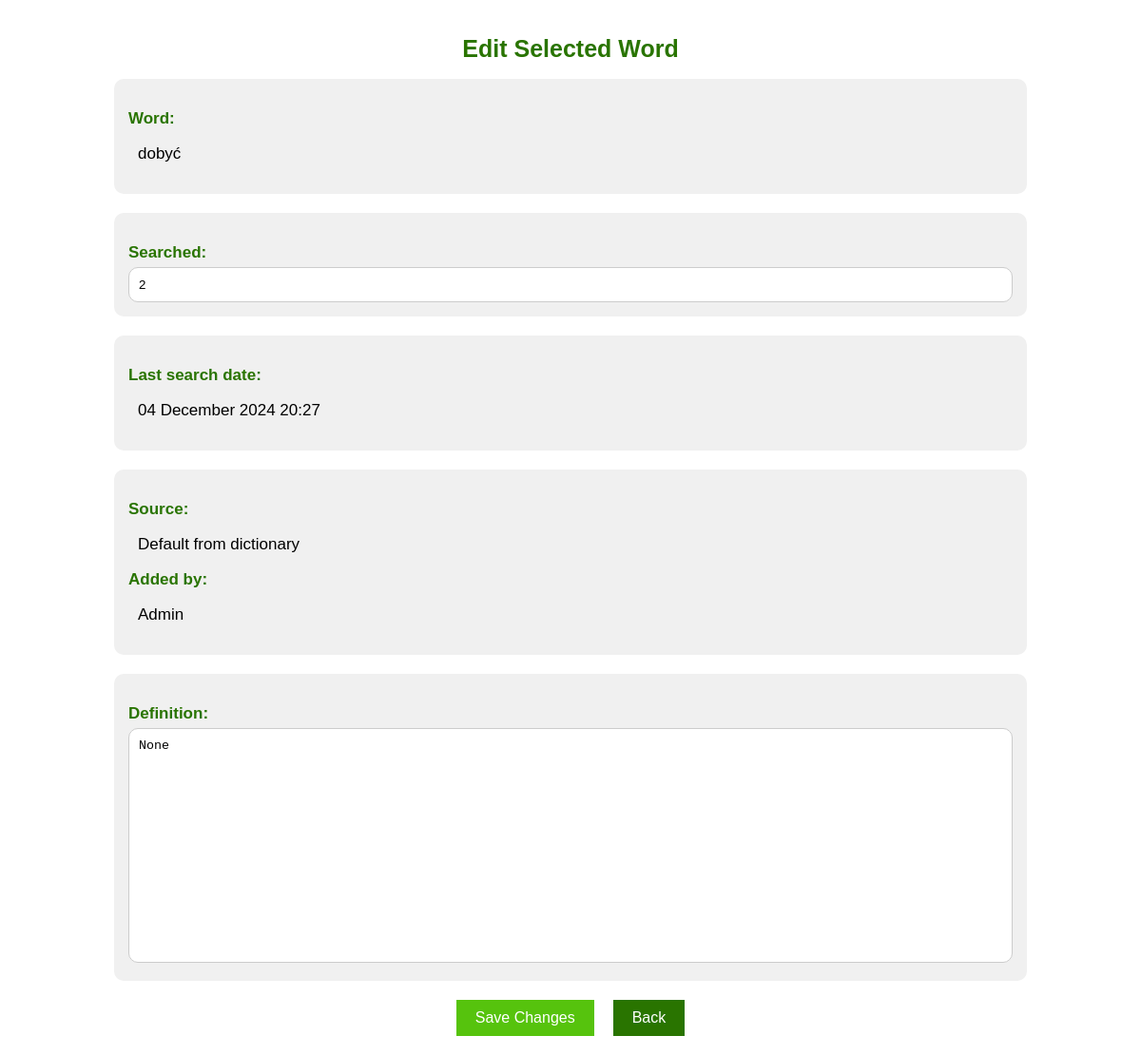
Before: /edit_word_3951 (signed in) with the older database file.
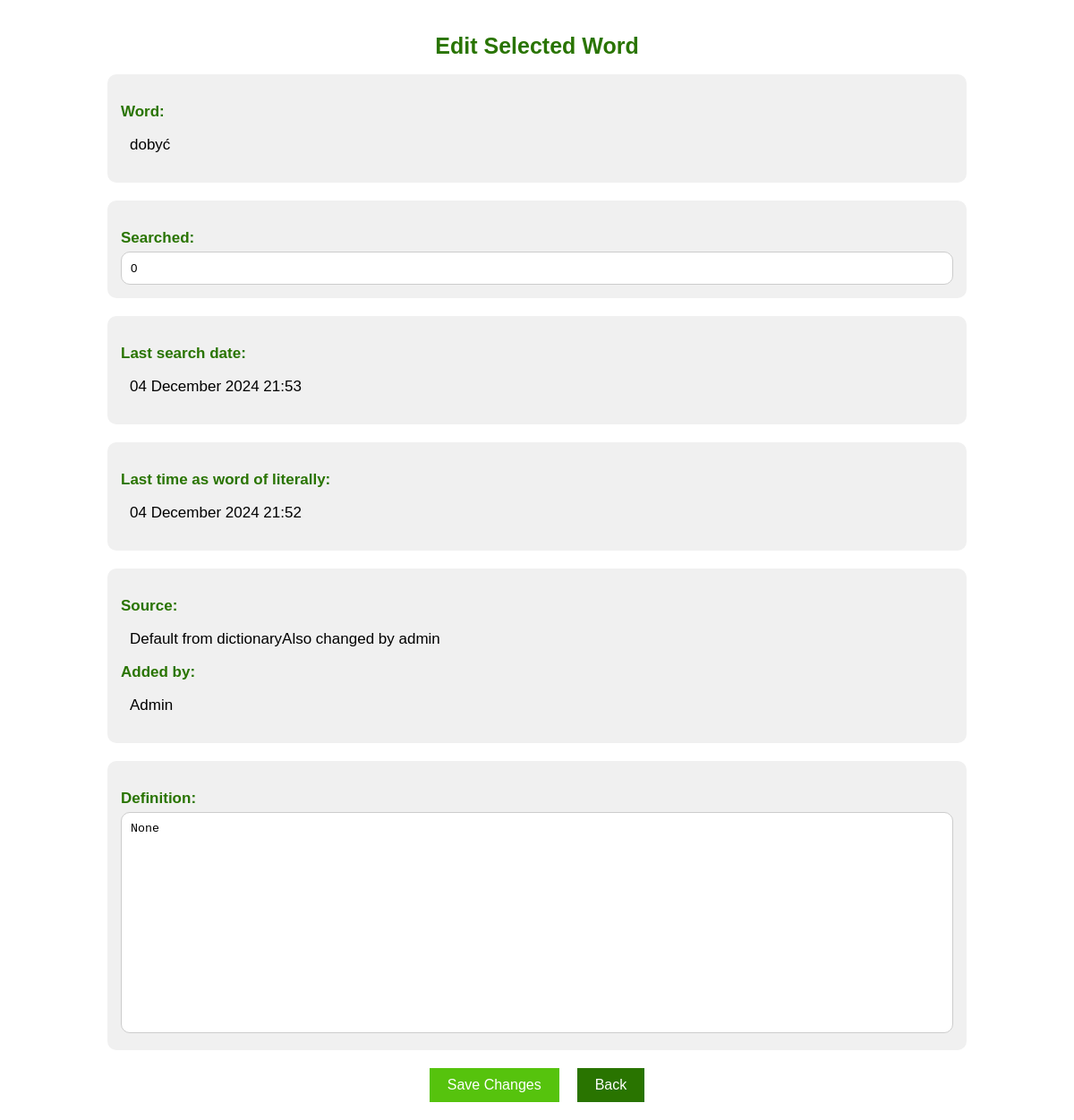
After: the same page with the newer database file.
### app.py (models this page shows, shortened)
class Word(db.Model):
    id = db.Column(db.Integer, primary_key=True)
    content = db.Column(db.String(5), nullable=False, unique=True) # the word to be exact
    searched = db.Column(db.Integer, nullable=False)
    definition = db.Column(db.String(50000), nullable=True)
    last_search = db.Column(db.DateTime, nullable=True)
    last_as_word_of_the_day = db.Column(db.DateTime, nullable=True)
    last_as_word_of_literally = db.Column(db.DateTime, nullable=True)
    source = db.Column(db.String(500), nullable=False)
    added_by = db.Column(db.String(500), nullable=False)

### app.py (the view)
@app.route('/edit_word_<int:id>', methods=['GET', 'POST'])
@login_required
def edit_word(id):
    word_to_edit = Word.query.get_or_404(id)
    if request.method == 'POST':
        try:
            word_to_edit.searched = request.form.get('searched', word_to_edit.searched)
            word_to_edit.definition = request.form.get('definition', word_to_edit.definition)
            word_to_edit.source += f"Also changed by {session['username']}"
            db.session.commit()
            new_event = History(action=f'Edited word: {word_to_edit.content}', user=session['username'])
            db.session.add(new_event)
            db.session.commit()
            return redirect(url_for('big_search'))
        except Exception as e:
            db.session.rollback()
            payload = {
                "error": str(e),
                "word_id": id,
                "username": session.get('username', 'unknown'),
                "timestamp": datetime.utcnow().isoformat()
            }
            try:
                response = requests.post("http://127.0.0.1:80/log_exception", json=payload)
                response.raise_for_status()
            except requests.exceptions.RequestException as req_e:
                current_app.logger.error(f"Failed to make a call to logging endpoint: {req_e}")
            return render_template('error_page.html', message=f"[?] There was an issue updating this word: {str(e)}")
    else:
        return render_template('edit_word.html', word=word_to_edit)

### app.py (called while the page is built)
@login_manager.user_loader
def load_user(user_id):
    return User.query.get(user_id)

### templates/edit_word.html (shortened to what this page needs)
{% extends 'base.html' %}
{% block body %}
<div class="container_column">
    <h1 style="color: #297400; font-size: 25px;">Edit Selected Word</h1>
    <form action="/edit_word_{{word.id}}" method="POST">
        <div class="info_block">
            <p class="info_label">Word:</p>
            <p class="info_value">{{word.content}}</p>
        </div>
        <div class="info_block">
            <p class="info_label">Searched:</p>
            <input type="number" name="searched" value="{{word.searched}}" class="description_area">
        </div>
        <div class="info_block">
            <p class="info_label">Last search date:</p>
            <p class="info_value">{{word.last_search.strftime("%d %B %Y %H:%M")}}</p>
        </div>
        {% if word.last_as_word_of_literally is not none %}
            <div class="info_block">
                <p class="info_label">Last time as word of literally:</p>
                <p class="info_value">{{word.last_as_word_of_literally.strftime("%d %B %Y %H:%M")}}</p>
            </div>
        {% endif %}
        <div class="info_block">
            <p class="info_label">Source:</p>
            <p class="info_value">{{word.source}}</p>
            <p class="info_label">Added by:</p>
            <p class="info_value">{{word.added_by}}</p>
        </div>
        <div class="info_block">
            <p class="info_label">Definition:</p>
            <textarea id="definition" name="definition" rows="15" cols="150" class="description_area">{{word.definition}}</textarea>
        </div>
        <div class="button-container">
            <button type="submit" class="accept_button">Save Changes</button>
            <button type="button" class="back_button_v2" onclick="window.location='/show/word_{{word.id}}'">Back</button>
        </div>
    </form>
</div>
{% endblock %}

Changed rows visible on the page:
changed Word "dobyć": searched "2" → "0"; last_search "04 December 2024 20:27" → "04 December 2024 21:53"; last_as_word_of_literally (not shown) → "04 December 2024 21:52"; source "Default from dictionary" → "Default from dictionaryAlso changed by admin"
Other visible differences:
text now shown: "Last time as word of literally:"
